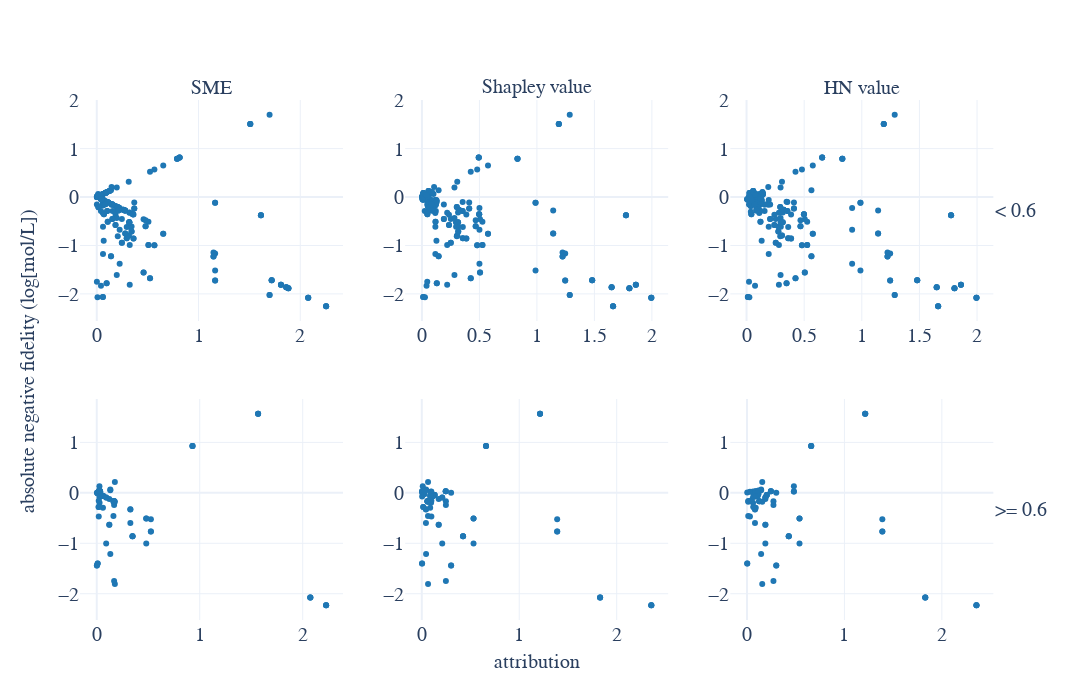

This figure's notebook cell:
### Markdown cell above
# Absolute negative fidelity

### Code cell
methods = ["SME_abs", "Shapley_value_abs", "HN_value_abs"]
fig = make_subplots(
    rows=2,
    cols=3, 
    column_titles=["SME", "Shapley value", "HN value"],
    row_titles=["< 0.6", ">= 0.6"],
    x_title="attribution",
    y_title="absolute negative fidelity (log[mol/L])"
)

for i, attribution_method in enumerate(methods):

    abs_fidelities = pd.merge(
            df.query("fidelity_type == 'negative_abs'"),
            attributions.groupby("molecule_smiles")[attribution_method].min().to_frame("min_abs_attribution"),
            left_on="smiles",
            right_on="molecule_smiles",
            how="left"
        )

    fig.add_trace(
        go.Scatter(
            x=abs_fidelities.query("absolute_error < 0.6")["min_abs_attribution"], 
            y=abs_fidelities.query("absolute_error < 0.6")["fidelity"], 
            mode="markers", 
            marker=dict(color="#1f77b4"),
            showlegend=False
        ),
        row=1, col=i+1
    )

    fig.add_trace(
        go.Scatter(
            x=abs_fidelities.query("absolute_error >= 0.6")["min_abs_attribution"], 
            y=abs_fidelities.query("absolute_error >= 0.6")["fidelity"], 
            mode="markers", 
            marker=dict(color="#1f77b4"),
            showlegend=False
        ),
        row=2, col=i+1
    )

for annotation in fig["layout"]["annotations"]:
    if annotation["textangle"] == 90:
        annotation["textangle"] = 0

fig.update_layout(autosize=False, width=1200, height=700, template="plotly_white", font={"size": 20, "family": "times new roman"})
fig.update_annotations(font={"size": 20, "family": "times new roman"})
fig.show()

### Figure 1 — Plotly figure (JSON) as saved in the notebook; plotly's stock layout.template omitted (floating-point values rounded to 4 significant figures; data arrays with more than 128 entries replaced by an {"elided": "..."} marker saying what was removed)
{"data": [{"marker": {"color": "#1f77b4"}, "mode": "markers", "showlegend": false, "type": "scatter", "x": {"elided": "216 float values"}, "xaxis": "x", "y": {"elided": "216 float values"}, "yaxis": "y"}, {"marker": {"color": "#1f77b4"}, "mode": "markers", "showlegend": false, "type": "scatter", "x": [0.3474, 0.9294, 0.008809, 0.04295, 0.06147, 2.074, 0.1316, 2.227, 1.567, 0.026, 0.008944, 0.0324, 0.1621, 0.03145, 0.02734, 0.3263, 0.1685, 0.01849, 0.01933, 0.06027, 0.4807, 0.1758, 0.169, 0.1219, 0.09147, 0.00149, 0.5257, 0.02102, 0.3474, 0.9294, 0.008809, 0.04295, 0.06147, 2.074, 0.1316, 2.227, 1.567, 0.026, 0.008944, 0.0324, 0.1621, 0.03145, 0.02734, 0.3263, 0.1685, 0.01849, 0.01933, 0.06027, 0.4807, 0.1758, 0.169, 0.1219, 0.09147, 0.00149, 0.5257, 0.02102, 0.3474, 0.9294, 0.008809, 0.04295, 0.06147, 2.074, 0.1316, 2.227, 1.567, 0.026, 0.008944, 0.0324, 0.1621, 0.03145, 0.02734, 0.3263, 0.1685, 0.01849, 0.01933, 0.06027, 0.4807, 0.1758, 0.169, 0.1219, 0.09147, 0.00149, 0.5257, 0.02102], "xaxis": "x4", "y": [-0.8619, 0.9294, -0.008809, -0.04295, -0.06147, -2.074, 0.05215, -2.227, 1.567, 0.1322, 0.008944, 0.0324, -0.1621, 0.03145, 0.02734, -0.5969, -0.1685, -0.01849, 0.01933, -0.2965, -1.006, 0.2141, -0.169, -0.1219, -1.003, 0.001489, -0.5257, -0.02102, -0.8619, 0.9294, -0.008809, -0.04295, -0.06147, -2.074, 0.06479, -2.227, 1.567, 0.026, -1.399, 0.0324, -0.4612, -0.07068, -0.1953, -0.3286, -0.2389, -0.2782, -0.4713, -0.06027, -0.509, -1.808, -0.169, -0.6307, -0.09452, -1.439, -0.766, -0.02102, -0.8619, 0.9294, -0.008809, -0.04295, -0.06147, -2.074, -1.211, -2.227, 1.567, 0.026, -1.399, 0.0324, -0.1781, 0.03145, -0.08837, -0.3263, -1.746, -0.2782, -0.1544, -0.06027, -0.509, -0.1758, -0.169, -0.6307, -0.09452, -1.439, -0.766, 0.0455], "yaxis": "y4"}, {"marker": {"color": "#1f77b4"}, "mode": "markers", "showlegend": false, "type": "scatter", "x": {"elided": "216 float values"}, "xaxis": "x2", "y": {"elided": "216 float values"}, "yaxis": "y2"}, {"marker": {"color": "#1f77b4"}, "mode": "markers", "showlegend": false, "type": "scatter", "x": [0.4233, 0.6592, 0.09832, 0.1312, 0.1156, 1.83, 0.04381, 2.355, 1.213, 0.009823, 0.002698, 0.2456, 0.06346, 0.003653, 0.0951, 0.04238, 0.2471, 0.01494, 0.09827, 0.08593, 0.531, 0.06412, 0.05728, 0.1733, 0.2095, 0.3008, 1.389, 0.02695, 0.4233, 0.6592, 0.09832, 0.1312, 0.1156, 1.83, 0.04381, 2.355, 1.213, 0.009823, 0.002698, 0.2456, 0.06346, 0.003653, 0.0951, 0.04238, 0.2471, 0.01494, 0.09827, 0.08593, 0.531, 0.06412, 0.05728, 0.1733, 0.2095, 0.3008, 1.389, 0.02695, 0.4233, 0.6592, 0.09832, 0.1312, 0.1156, 1.83, 0.04381, 2.355, 1.213, 0.009823, 0.002698, 0.2456, 0.06346, 0.003653, 0.0951, 0.04238, 0.2471, 0.01494, 0.09827, 0.08593, 0.531, 0.06412, 0.05728, 0.1733, 0.2095, 0.3008, 1.389, 0.02695], "xaxis": "x5", "y": [-0.8619, 0.9294, -0.008809, -0.04295, -0.06147, -2.074, 0.05215, -2.227, 1.567, 0.1322, 0.008944, 0.0324, -0.1621, 0.03145, 0.02734, -0.5969, -0.1685, -0.01849, 0.01933, -0.2965, -1.006, 0.2141, -0.169, -0.1219, -1.003, 0.001489, -0.5257, -0.02102, -0.8619, 0.9294, -0.008809, -0.04295, -0.06147, -2.074, 0.06479, -2.227, 1.567, 0.026, -1.399, 0.0324, -0.4612, -0.07068, -0.1953, -0.3286, -0.2389, -0.2782, -0.4713, -0.06027, -0.509, -1.808, -0.169, -0.6307, -0.09452, -1.439, -0.766, -0.02102, -0.8619, 0.9294, -0.008809, -0.04295, -0.06147, -2.074, -1.211, -2.227, 1.567, 0.026, -1.399, 0.0324, -0.1781, 0.03145, -0.08837, -0.3263, -1.746, -0.2782, -0.1544, -0.06027, -0.509, -0.1758, -0.169, -0.6307, -0.09452, -1.439, -0.766, 0.0455], "yaxis": "y5"}, {"marker": {"color": "#1f77b4"}, "mode": "markers", "showlegend": false, "type": "scatter", "x": {"elided": "216 float values"}, "xaxis": "x3", "y": {"elided": "216 float values"}, "yaxis": "y3"}, {"marker": {"color": "#1f77b4"}, "mode": "markers", "showlegend": false, "type": "scatter", "x": [0.4289, 0.6592, 0.1103, 0.203, 0.1075, 1.83, 0.1453, 2.355, 1.213, 0.4814, 0.002698, 0.2456, 0.01294, 0.08945, 0.06242, 0.08224, 0.2719, 0.06628, 0.03055, 0.09015, 0.5393, 0.1566, 0.1257, 0.1889, 0.1888, 0.3008, 1.389, 0.1171, 0.4289, 0.6592, 0.1103, 0.203, 0.1075, 1.83, 0.1453, 2.355, 1.213, 0.4814, 0.002698, 0.2456, 0.01294, 0.08945, 0.06242, 0.08224, 0.2719, 0.06628, 0.03055, 0.09015, 0.5393, 0.1566, 0.1257, 0.1889, 0.1888, 0.3008, 1.389, 0.1171, 0.4289, 0.6592, 0.1103, 0.203, 0.1075, 1.83, 0.1453, 2.355, 1.213, 0.4814, 0.002698, 0.2456, 0.01294, 0.08945, 0.06242, 0.08224, 0.2719, 0.06628, 0.03055, 0.09015, 0.5393, 0.1566, 0.1257, 0.1889, 0.1888, 0.3008, 1.389, 0.1171], "xaxis": "x6", "y": [-0.8619, 0.9294, -0.008809, -0.04295, -0.06147, -2.074, 0.05215, -2.227, 1.567, 0.1322, 0.008944, 0.0324, -0.1621, 0.03145, 0.02734, -0.5969, -0.1685, -0.01849, 0.01933, -0.2965, -1.006, 0.2141, -0.169, -0.1219, -1.003, 0.001489, -0.5257, -0.02102, -0.8619, 0.9294, -0.008809, -0.04295, -0.06147, -2.074, 0.06479, -2.227, 1.567, 0.026, -1.399, 0.0324, -0.4612, -0.07068, -0.1953, -0.3286, -0.2389, -0.2782, -0.4713, -0.06027, -0.509, -1.808, -0.169, -0.6307, -0.09452, -1.439, -0.766, -0.02102, -0.8619, 0.9294, -0.008809, -0.04295, -0.06147, -2.074, -1.211, -2.227, 1.567, 0.026, -1.399, 0.0324, -0.1781, 0.03145, -0.08837, -0.3263, -1.746, -0.2782, -0.1544, -0.06027, -0.509, -0.1758, -0.169, -0.6307, -0.09452, -1.439, -0.766, 0.0455], "yaxis": "y6"}], "layout": {"annotations": [{"font": {"family": "times new roman", "size": 20}, "showarrow": false, "text": "SME", "x": 0.1411, "xanchor": "center", "xref": "paper", "y": 1, "yanchor": "bottom", "yref": "paper"}, {"font": {"family": "times new roman", "size": 20}, "showarrow": false, "text": "Shapley value", "x": 0.49, "xanchor": "center", "xref": "paper", "y": 1, "yanchor": "bottom", "yref": "paper"}, {"font": {"family": "times new roman", "size": 20}, "showarrow": false, "text": "HN value", "x": 0.8389, "xanchor": "center", "xref": "paper", "y": 1, "yanchor": "bottom", "yref": "paper"}, {"font": {"family": "times new roman", "size": 20}, "showarrow": false, "text": "< 0.6", "textangle": 0, "x": 0.98, "xanchor": "left", "xref": "paper", "y": 0.7875, "yanchor": "middle", "yref": "paper"}, {"font": {"family": "times new roman", "size": 20}, "showarrow": false, "text": ">= 0.6", "textangle": 0, "x": 0.98, "xanchor": "left", "xref": "paper", "y": 0.2125, "yanchor": "middle", "yref": "paper"}, {"font": {"family": "times new roman", "size": 20}, "showarrow": false, "text": "attribution", "x": 0.49, "xanchor": "center", "xref": "paper", "y": 0, "yanchor": "top", "yref": "paper", "yshift": -30}, {"font": {"family": "times new roman", "size": 20}, "showarrow": false, "text": "absolute negative fidelity (log[mol/L])", "textangle": -90, "x": 0, "xanchor": "right", "xref": "paper", "xshift": -40, "y": 0.5, "yanchor": "middle", "yref": "paper"}], "autosize": false, "font": {"family": "times new roman", "size": 20}, "height": 700, "width": 1200, "xaxis": {"anchor": "y", "autorange": true, "domain": [0, 0.2822], "range": [-0.1604, 2.416], "type": "linear"}, "xaxis2": {"anchor": "y2", "autorange": true, "domain": [0.3489, 0.6311], "range": [-0.1419, 2.138], "type": "linear"}, "xaxis3": {"anchor": "y3", "autorange": true, "domain": [0.6978, 0.98], "range": [-0.1369, 2.138], "type": "linear"}, "xaxis4": {"anchor": "y4", "autorange": true, "domain": [0, 0.2822], "range": [-0.1583, 2.387], "type": "linear"}, "xaxis5": {"anchor": "y5", "autorange": true, "domain": [0.3489, 0.6311], "range": [-0.1662, 2.524], "type": "linear"}, "xaxis6": {"anchor": "y6", "autorange": true, "domain": [0.6978, 0.98], "range": [-0.1662, 2.524], "type": "linear"}, "yaxis": {"anchor": "x", "autorange": true, "domain": [0.575, 1], "range": [-2.56, 2.004], "type": "linear"}, "yaxis2": {"anchor": "x2", "autorange": true, "domain": [0.575, 1], "range": [-2.56, 2.004], "type": "linear"}, "yaxis3": {"anchor": "x3", "autorange": true, "domain": [0.575, 1], "range": [-2.56, 2.004], "type": "linear"}, "yaxis4": {"anchor": "x4", "autorange": true, "domain": [0, 0.425], "range": [-2.521, 1.86], "type": "linear"}, "yaxis5": {"anchor": "x5", "autorange": true, "domain": [0, 0.425], "range": [-2.521, 1.86], "type": "linear"}, "yaxis6": {"anchor": "x6", "autorange": true, "domain": [0, 0.425], "range": [-2.521, 1.86], "type": "linear"}}}
